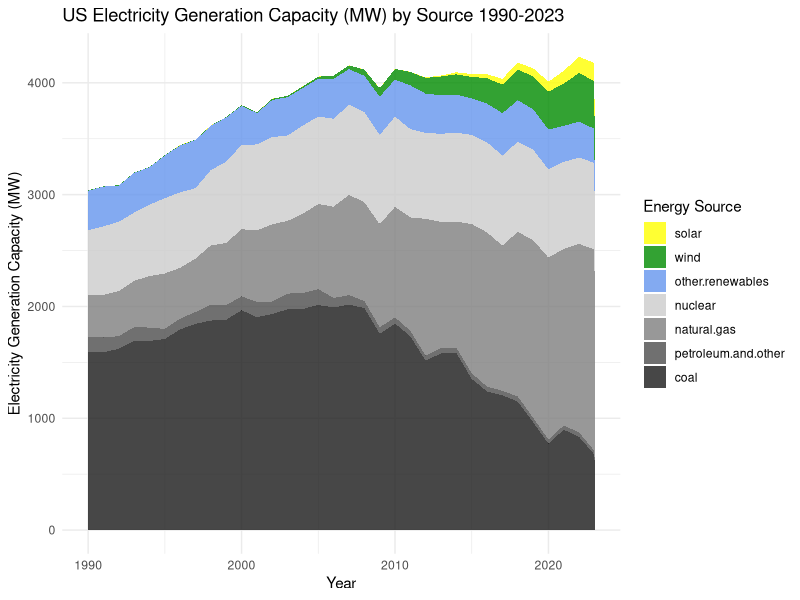
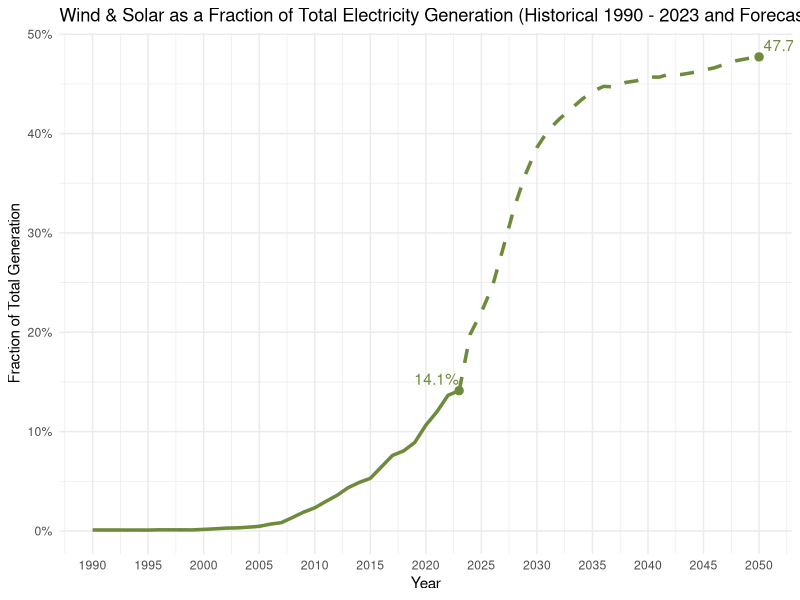
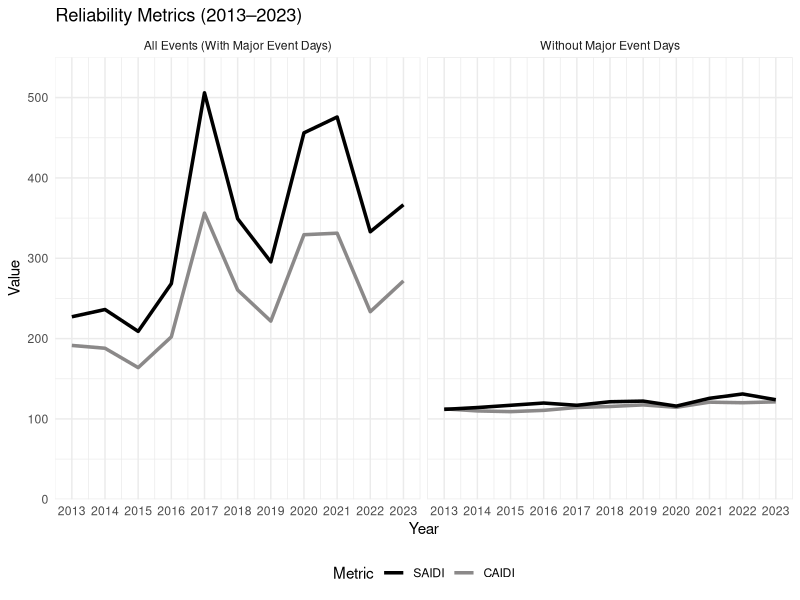
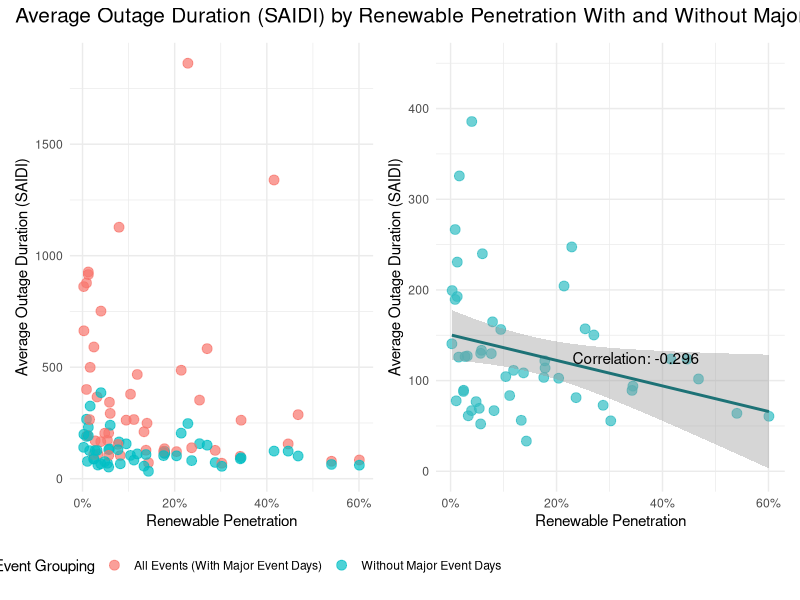
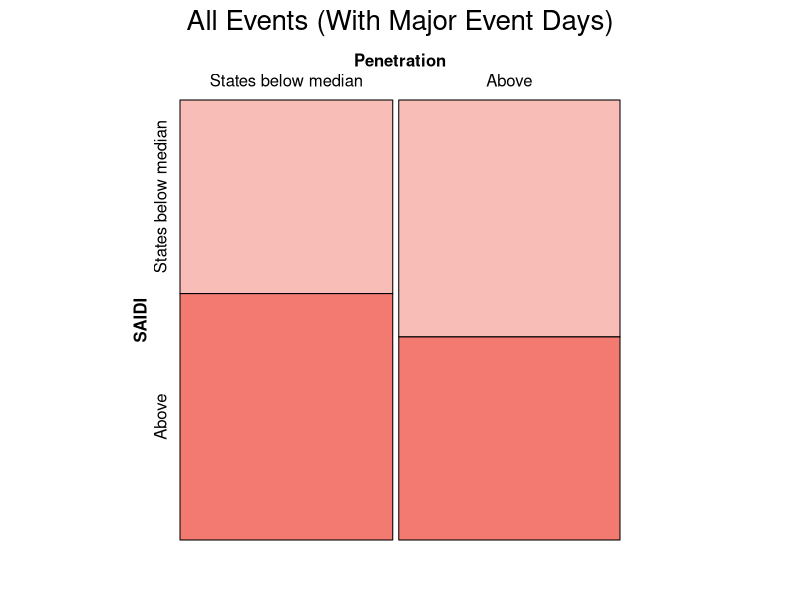
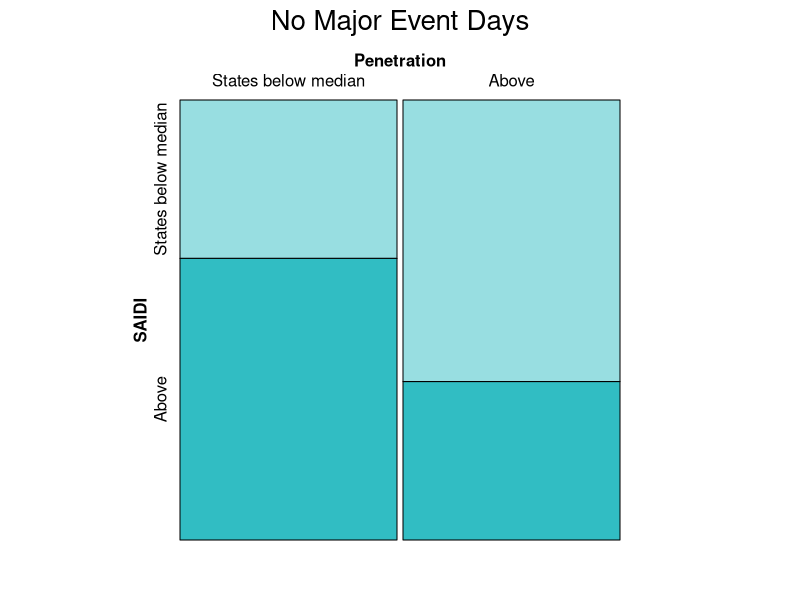
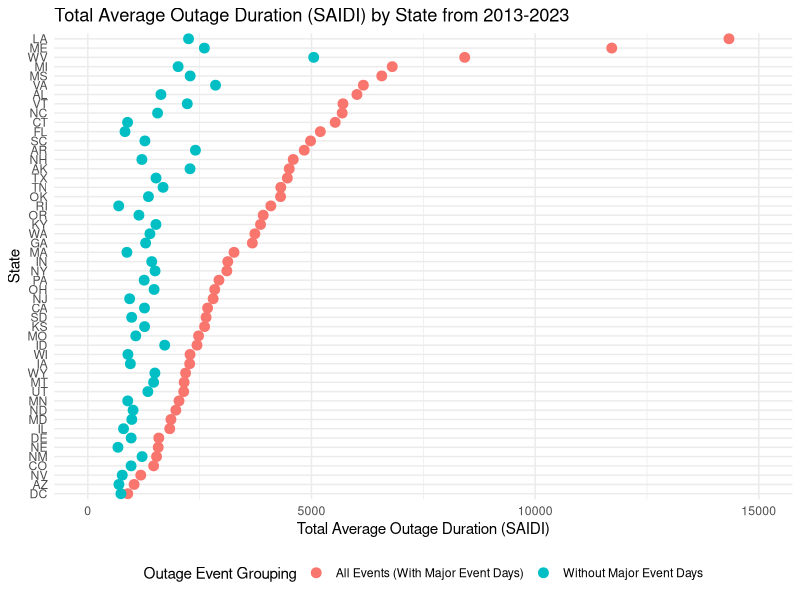
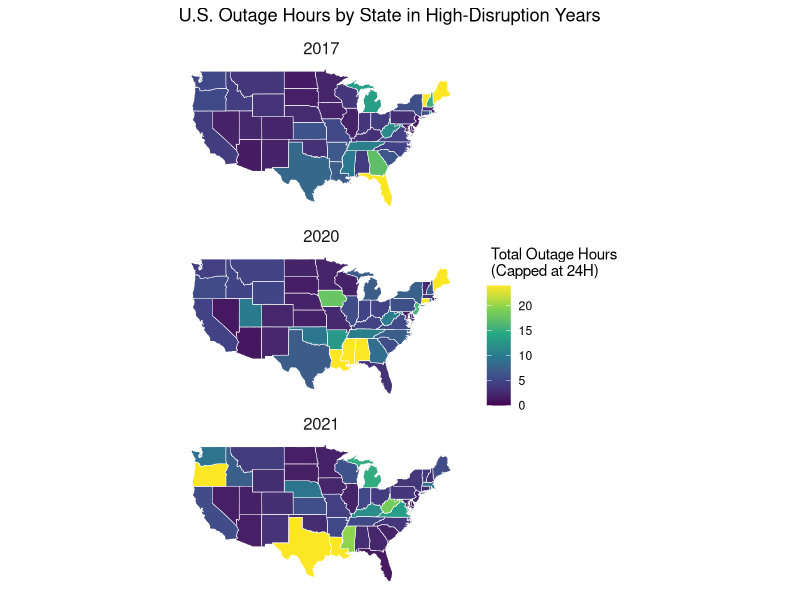

Write R code to recreate these figures, in order.
## ---- chunk 1
suppressPackageStartupMessages(library(ggplot2))
suppressPackageStartupMessages(library(dplyr))
suppressPackageStartupMessages(library(tidyr))
suppressPackageStartupMessages(library(scales))
suppressPackageStartupMessages(library(sf))
suppressPackageStartupMessages(library(maps))
suppressPackageStartupMessages(library(viridis))
suppressPackageStartupMessages(library(readr))
suppressPackageStartupMessages(library(vcd))
suppressPackageStartupMessages(library(patchwork))
suppressPackageStartupMessages(library(gridExtra))
## ---- chunk 2
us_gen_data <- read.csv("US_generation.csv")

colnames(us_gen_data)[1] <- "Year"

us_gen_data <- us_gen_data |>
  filter(Year >= 1990)

data1_long <- us_gen_data |>
  select(Year, wind, solar, `coal`, `natural.gas`, `nuclear`, `other.renewables`, `petroleum.and.other`) |>
  pivot_longer(cols = -Year, names_to = "Energy_Source", values_to = "Generation")

# Set factor levels (wind and solar at the top)
data1_long$Energy_Source <- factor(data1_long$Energy_Source, 
                                  levels = c("solar","wind","other.renewables", "nuclear", "natural.gas",
                                             "petroleum.and.other", "coal"))
# Area Chart
ggplot(data1_long, aes(x = Year, y = Generation, fill = Energy_Source)) +
  geom_area(alpha = 0.8, position = "stack") +
  scale_fill_manual(values = c("coal" = "gray10", 
                               "natural.gas" = "gray50", 
                               "nuclear" = "gray80", 
                               "other.renewables" = "cornflowerblue", 
                               "petroleum.and.other" = "gray30",
                               "wind" = "green4",
                               "solar" = "yellow")) +
  labs(title = "US Electricity Generation Capacity (MW) by Source 1990-2023",
       x = "Year",
       y = "Electricity Generation Capacity (MW)",
       fill = "Energy Source") +
  theme_minimal()
## ---- chunk 3

# Add a new column to calculate the fraction of wind + solar generation
data2 <- us_gen_data |>
  mutate(
    Total_Generation = wind + solar + coal + natural.gas + nuclear + other.renewables + petroleum.and.other,
    Wind_Solar_Fraction = (wind + solar) / Total_Generation
  )

# Find the last data point
last_point <- data2 |> filter(Year == max(Year))

# Load and prepare the forecast data in R
forecast <- read.csv("Renewable_Energy_Forecast.csv") |>
  select(Year, Solar_Wind_Fraction) |>
  rename(Solar_Wind_Fraction = Solar_Wind_Fraction)

# Combine the historical and forecast data for plotting
combined_data <- bind_rows(
  data2 |> select(Year, Wind_Solar_Fraction) |> rename(Fraction = Wind_Solar_Fraction),
  forecast |> rename(Fraction = Solar_Wind_Fraction)
)

# Find the last data point
last_point2 <- forecast |> filter(Year == max(Year))

# Plot with the forecast
ggplot(data2, aes(x = Year, y = Wind_Solar_Fraction)) +
  geom_line(color = "darkolivegreen4", linewidth = 1.2) +
  geom_line(data = forecast, aes(x = Year, y = Solar_Wind_Fraction),
            color = "darkolivegreen4", linetype = "dashed", linewidth = 1.2) +
  geom_point(data = last_point, aes(x = Year, y = Wind_Solar_Fraction), 
             size = 2.5, color = "darkolivegreen4") +
  geom_text(data = last_point, aes(label = scales::percent(Wind_Solar_Fraction, accuracy = 0.1)),
            vjust = -0.5, hjust = 1, color = "darkolivegreen4") +
  geom_text(data = forecast |> filter(Year == 2050),
            aes(x = Year, y = Solar_Wind_Fraction,
                label = scales::percent(Solar_Wind_Fraction, accuracy = 0.1)),
            vjust = -0.5, hjust = -0.1, color = "darkolivegreen4") + 
 geom_point(data = last_point2, aes(x = Year, y = Solar_Wind_Fraction), 
             size = 2.5, color = "darkolivegreen4") +
  labs(title = "Wind & Solar as a Fraction of Total Electricity Generation (Historical 1990 - 2023 and Forecast 2024-2050)",
       x = "Year",
       y = "Fraction of Total Generation") +
  theme_minimal() +
  scale_y_continuous(labels = scales::percent_format())+
  scale_x_continuous(breaks = seq(1990, 2050, by = 5)) 
## ---- chunk 4

t1_reliability <- read.csv("T1_Reliability.csv")

t1_reliability <- t1_reliability |>
   filter(`Event_Category` %in% c("IEEE_All_Events", "IEEE_No_Major_Events"))

t1_reliability$Year <- as.integer(t1_reliability$Year)

# Reshape the data to a long format for plotting
data3_long <- t1_reliability  |>
  pivot_longer(cols = c(SAIDI, CAIDI), names_to = "Metric", values_to = "Value")

# Plot the line graph faceted by Event Category
ggplot(data3_long, aes(x = Year, y = Value, color = Metric)) +
  geom_line(linewidth = 1.2) +
  scale_x_continuous(breaks = seq(2013, 2023, 1)) +
  scale_y_continuous(limits = c(0, 550), expand = c(0, 0)) + 
  scale_color_manual(values = c("SAIDI" = 'black',"CAIDI" = 'snow4'),
                     breaks = c("SAIDI","CAIDI")) +
  labs(title = "Reliability Metrics (2013–2023)",
       x = "Year",
       y = "Value",
       color = "Metric") +
  facet_wrap(~ `Event_Category`,
             labeller = labeller(`Event_Category` = c("IEEE_All_Events" = "All Events (With Major Event Days)",
                                                      "IEEE_No_Major_Events" = "Without Major Event Days"))) +
  theme_minimal() +
  theme(legend.position = 'bottom')
## ---- chunk 5
# Load reliability metrics (SAIDI) from 2013-2023 by state
t4_rbs <- read_csv("T4_ReliabilityByState.csv")

# Pivot longer by state and filter to IEEE All Events
data_rbs <- t4_rbs |>
  pivot_longer(cols = c('CT':'HI'),names_to = 'state', values_to = 'SAIDI') |>
  filter(Method == 'IEEE',
         Event_Grouping == 'All Events (With Major Event Days)')

# Create 2023-only version with major event days
rbs_2023 <- data_rbs |>
  filter(Census_Division == '2023') |>
  select(state, SAIDI)

# Create 2023-only version without major event days
rbs_2023_no_major <- t4_rbs |>
  pivot_longer(cols = c('CT':'HI'),names_to = 'state', values_to = 'SAIDI') |>
  filter(Method == 'IEEE',
         Event_Grouping == 'Without Major Event Days',
         Census_Division == '2023') |>
  select(state, SAIDI)

# Load renewable penetration from 2023 by state
state_generation_2023 <- read_csv('state_generation_2023.csv')

# Calculate generation by energy type by state
state_generation_2023 <- state_generation_2023 |>
  group_by(state, source) |>
  summarise(generation = sum(generation))

# Derive renewable penetration from generation
state_pen_2023 <- state_generation_2023 |>
  pivot_wider(names_from = source, values_from = generation, values_fill = 0) |>
  mutate(total_gen = coal + natural.gas + other.renewables + petroleum.and.other + solar + wind + nuclear,
         wind_solar = wind + solar,
         w_s_pen = wind_solar/total_gen)

# Create combo dataset that disregards event grouping type
rbs_2023_combo <- t4_rbs |>
  pivot_longer(cols = c('CT':'HI'),names_to = 'state', values_to = 'SAIDI') |>
  filter(Method == 'IEEE',
         Event_Grouping %in% c('Without Major Event Days','All Events (With Major Event Days)'),
         Census_Division == '2023') |>
  select(state, SAIDI, Event_Grouping)

# Join reliability (SAIDI) with renewable penetration by state with major event days
scatter_state_2023 <- state_pen_2023 |>
  left_join(rbs_2023, by = 'state') |>
  select(state, w_s_pen, SAIDI)

# Join reliability (SAIDI) with renewable penetration by state without major event days
scatter_state_2023_no_major <- state_pen_2023 |>
  left_join(rbs_2023_no_major, by = 'state') |>
  select(state, w_s_pen, SAIDI)

# Join reliability (SAIDI) with renewable penetration by state for combo version 
scatter_state_2023_combo <- state_pen_2023 |>
  left_join(rbs_2023_combo, by = 'state') |>
  select(state, w_s_pen, SAIDI, Event_Grouping)

# Store scatter plot colored by event grouping type
plot2 <- ggplot(data = scatter_state_2023_combo, mapping = aes(x = w_s_pen, y = SAIDI, color = Event_Grouping)) +
  geom_point(alpha = .7, size = 3) +
  # coord_cartesian(ylim = c(0,1850)) + 
  scale_x_continuous(labels = scales::percent_format()) +
  labs(x = "Renewable Penetration",
       y = "Average Outage Duration (SAIDI)",
       color = "Outage Event Grouping") +
  theme_minimal() +
  theme(legend.position = 'bottom')

# Get rid of Hawaii (NA) to calculate correlation coefficient
no_hawaii <-scatter_state_2023_no_major |>
  filter(state != 'HI')

# Calc corr coeff
cc <- cor(no_hawaii$w_s_pen, no_hawaii$SAIDI)

# Store second scatter plot, a version zoomed in on without major event days that includes a regression
plot3 <- ggplot(data = filter(scatter_state_2023_combo, Event_Grouping == 'Without Major Event Days'), mapping = aes(x = w_s_pen, y = SAIDI)) +
  geom_point(alpha = .7, size = 3, color = '#31bdc3') +
  geom_smooth(data = filter(scatter_state_2023_combo, Event_Grouping == 'Without Major Event Days'),
              method = 'lm',
              color = '#1d7276') +
  annotate("text", x = .35, y = 125, label = paste("Correlation:", round(cc, 3))) +
  coord_cartesian(ylim = c(0, 450)) +
  scale_x_continuous(labels = scales::percent_format()) +
  labs(x = "Renewable Penetration",
       y = "Average Outage Duration (SAIDI)") +
  theme_minimal()

# Patch plots together
plot2 + plot3 +
  plot_layout(widths = c(2, 2.3)) +
  plot_annotation(title = 'Average Outage Duration (SAIDI) by Renewable Penetration With and Without Major Events in 2023',
                  theme = theme(plot.title = element_text(size = 15)))
## ---- chunk 6
# Store median of renewable penetration and of SAIDI with major events
all_events_pen_med <- median(scatter_state_2023$w_s_pen)
all_events_SAIDI_med <- median(scatter_state_2023$SAIDI)

# Prep data with major events for mosaic plot
all_events_mos <- scatter_state_2023 |>
  mutate(Penetration = factor(if_else(w_s_pen >= all_events_pen_med, 'Above', 'States below median'),
                              levels = c('States below median','Above')),
         SAIDI = factor(if_else(SAIDI >= all_events_SAIDI_med, 'Above', 'States below median'),
                        levels = c('States below median','Above'))) |>
  select(-w_s_pen)

# Store median of renewable penetration and of SAIDI without major events
no_major_pen_med <- median(no_hawaii$w_s_pen)
no_major_SAIDI_med <- median(no_hawaii$SAIDI)

# Prep data without major events for mosaic plot
no_major_mos <- no_hawaii |>
  mutate(Penetration = factor(if_else(w_s_pen >= no_major_pen_med, 'Above', 'States below median'),
                              levels = c('States below median','Above')),
         SAIDI = factor(if_else(SAIDI >= no_major_SAIDI_med, 'Above', 'States below median'),
                        levels = c('States below median','Above'))) |>
  select(-w_s_pen)

# Create mosaic plots for both event grouping types
mosaic(SAIDI ~ Penetration, all_events_mos, direction = c("v", "h"),
       main = "All Events (With Major Event Days)",
       highlighting_fill = c('#f37a717F','#f37a71'))
mosaic(SAIDI ~ Penetration, no_major_mos, direction = c("v", "h"),
       main = 'No Major Event Days',
       highlighting_fill = c('#31bdc37F','#31bdc3'))
## ---- chunk 7
# Sum SAIDI across the decade of data with all major events
decade_SAIDI_all <- data_rbs |>
  filter(state != 'HI') |>
  group_by(state) |>
  summarise(SAIDI_all = sum(SAIDI))

# Sum SAIDI across the decade of data without major events
decade_SAIDI_nm <- t4_rbs |>
  pivot_longer(cols = c('CT':'HI'),names_to = 'state', values_to = 'SAIDI') |>
  filter(Method == 'IEEE',
         Event_Grouping == 'Without Major Event Days',
         state != 'HI') |>
  group_by(state) |>
  summarise(SAIDI_nm = sum(SAIDI))

# Join datasets
bar <- decade_SAIDI_all |>
  left_join(decade_SAIDI_nm, by = 'state')

# Order states by SAIDI with all major events
bar$state <- reorder(bar$state, bar$SAIDI_all)

# Create Cleveland dotplot colored by event grouping type
ggplot(bar, mapping = aes(y = state, x = SAIDI_all, color = 'All Events (With Major Event Days)')) +
  geom_point(size = 3) +
  geom_point(size = 3, mapping = aes(x = SAIDI_nm, color = 'Without Major Event Days')) +
  scale_x_continuous(limits = c(0, 15000)) +
  labs(x = 'Total Average Outage Duration (SAIDI)',
       y = 'State',
       title = 'Total Average Outage Duration (SAIDI) by State from 2013-2023',
       color = 'Outage Event Grouping') +
  theme_minimal() +
  theme(legend.position = 'bottom')
## ---- chunk 8

data5 <- read.csv("T4_ReliabilityByState.csv")
# State abbreviations and full names
state_abbrev <- tibble(
  state_full = tolower(state.name),
  state_abbrev = state.abb
)

filtered_data5 <- data5 |>
  filter(Method == "IEEE", 
         Event_Grouping == "All Events (With Major Event Days)",
         Census_Division %in% c(2017, 2020, 2021),
         !is.na(Census_Division)) |>
  select(-Method, -Event_Grouping, -HI, -AK)

# Reshape the data into a long format
long_data5 <- filtered_data5 |>
  pivot_longer(cols = -Census_Division, names_to = "state_abbrev", values_to = "value")

# Convert values from minutes to hours and cap at 24 hours
long_data5 <- long_data5 |>
  mutate(value = pmin(value / 60, 24)) 

# Load state geometries
us_states <- st_as_sf(maps::map("state", plot = FALSE, fill = TRUE))
us_states <- us_states |>
  mutate(state_full = ID) |>
  left_join(state_abbrev, by = c("state_full" = "state_full")) 

# Merge data with geometries
mapped_data <- us_states |>
  left_join(long_data5, by = c("state_abbrev" = "state_abbrev")) |>
  filter(state_abbrev != "DC")

# Plot the map with facets for Census Division
ggplot(data = mapped_data) +
  geom_sf(aes(fill = value), color = "white", lwd = 0.2) +
  scale_fill_viridis_c(option = "viridis", na.value = "gray80", limits = c(0, 24)) +
  labs(title = "U.S. Outage Hours by State in High-Disruption Years",
       fill = " Total Outage Hours\n (Capped at 24H)") +
  facet_wrap(~ Census_Division, ncol = 1) + # Facet by Census Division
  theme_minimal() +
  theme(
    axis.text = element_blank(),
    axis.ticks = element_blank(),
    panel.grid = element_blank(),
    strip.text = element_text(size = 12) 
  )
## ---- chunk 9
# Read the data
saidi_data <- read.csv("Texas_Daily_SAIDI.csv")

# Convert Date column to Date type
saidi_data$Date <- as.Date(saidi_data$Date, format = "%m/%d/%y")

highlight_period <- data.frame(
  xmin = as.Date("2021-02-10"),
  xmax = as.Date("2021-02-25"),
  ymin = -Inf,
  ymax = Inf,
  label = "Winter Storm Uri"
)

# Plot the data
ggplot(saidi_data, aes(x = Date, y = Daily.SAIDI)) +
  geom_rect(data = highlight_period, 
            aes(xmin = xmin, xmax = xmax, ymin = ymin, ymax = ymax, fill = label),
            alpha = 0.8, inherit.aes = FALSE) +
  scale_fill_manual(name = "", values = c("Winter Storm Uri" = "#f3ff52")) +
  geom_line(color = "black", linewidth = .75) +
  labs(title = "Daily Outage Duration (SAIDI) in Texas in 2021",
       x = NULL,
       y = "Daily Outage Duration (SAIDI)") +
  theme_minimal() +
  theme(legend.position = "bottom")
